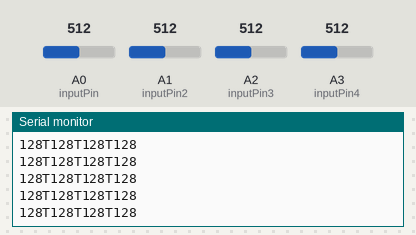
The sketch below on a simulated Arduino Uno, built with avr-gcc and run on an emulated ATmega328P. Parts: the last lines printed to the serial monitor. The test bench sets the inputs (shaded band); at power-on: A3 (inputPin4) = 512, A0 (inputPin) = 512, A1 (inputPin2) = 512, A2 (inputPin3) = 512.

Above: at 5.7 s.
5.8 s: A3 (inputPin4) set to 42
At 5.87 s:
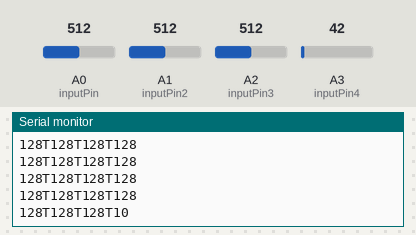
8.8 s: A3 (inputPin4) set to 37
At 8.8 s:
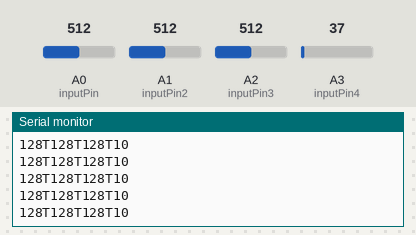
Timing chart, 0 to 11.8 s (numbered marks = the images above; inputs shaded):
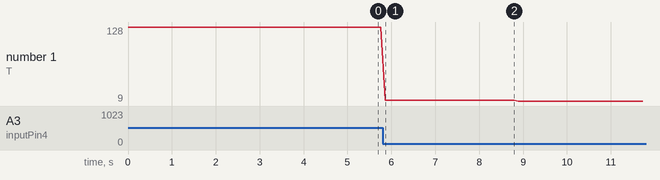

The sketch:

Potenx4Arduino.ino
```cpp
//sensores analogos
//Aca se guardan los valores del potenciometro
int sensorValue;
int sensorValue2;
int sensorValue3;
int sensorValue4;

//En donde se conecta el potenciometro
int inputPin = A0;
int inputPin2 = A1;
int inputPin3 = A2;
int inputPin4 = A3;

void setup()
{
  Serial.begin(9600);
}

void loop()
{
  //al dividirlo entre 4 me bota datos de 0-255 y no de 0-1023 que es lo normal
  sensorValue = analogRead(inputPin) / 4;
  sensorValue2 = analogRead(inputPin2) / 4;
  sensorValue3 = analogRead(inputPin3) / 4;
  sensorValue4 = analogRead(inputPin4) / 4;

  //imprimo el dato en consola DEC para poderlo ver yo, Byte para ke lo vea la makina, solo se imprime cuando no se este usando serial.write
  //Serial.println(sensorValue, DEC);
  //Serial.println(sensorValue2, DEC);
  //Serial.println(sensorValue3, DEC);
  //Serial.println(sensorValue4, DEC);

  // enviar el dato, no se debe usar cuando se use seriasl.print
  //Serial.write(sensorValue);
  Serial.print(sensorValue); //Esto para datos analogos
  Serial.print('T');
  Serial.print(sensorValue2);
  Serial.print('T');
  Serial.print(sensorValue3);
  Serial.print('T');
  Serial.print(sensorValue4);
  Serial.println();


  //cada 100 me envia el dato
  delay(100);
}
```

Measured:
- after the input at 5.8 s, the serial monitor: prints a new line after 0.06 s (image 1)
- plotted number 1: 128 → 10 after the input at 5.8 s, 10 → 9 after the input at 8.8 s
